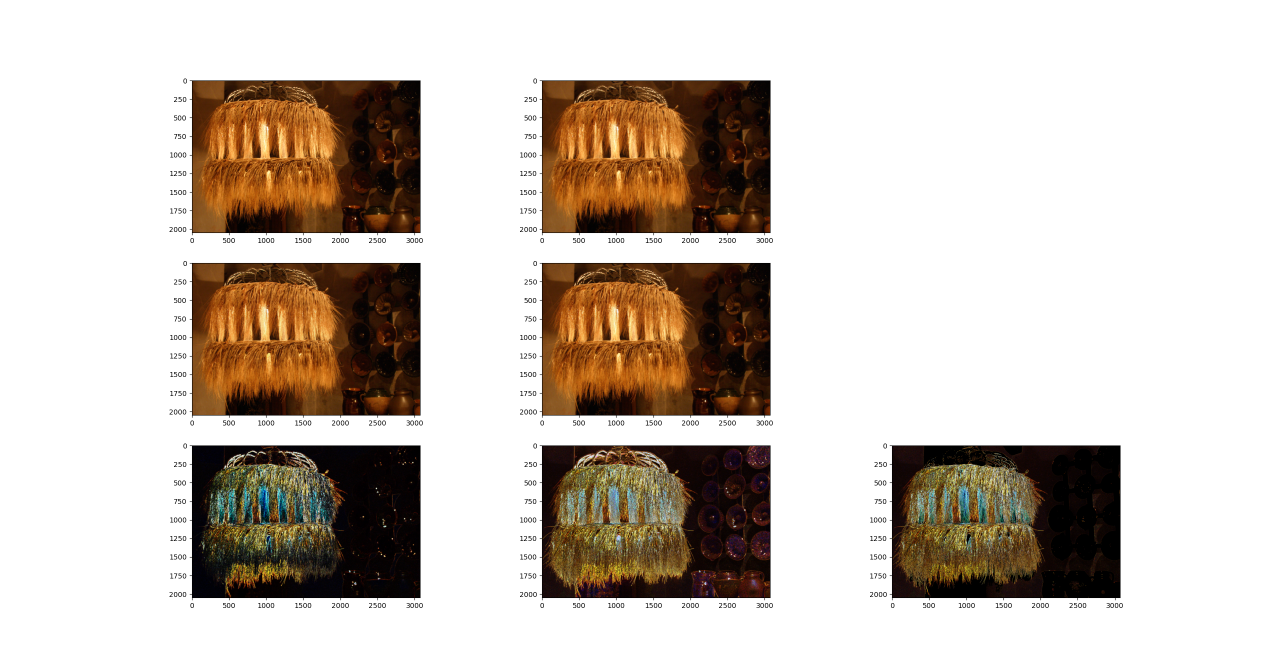
#> input picture data/bilateral_0.1_3.png, 2560 x 1343 px, given in place of storage_ambient.jpg, which was not available (shown at 1/2 size)
$ python bilateral.py
#> lines starting #> are read from the running program, lines starting #| are printed output that depends on the picture; pictures that were not available may be replaced by others from this repository, and a replacement may not be noted
#> further down, A is the input picture: shape (1343, 2560, 4); mean R, G, B, A 205.8, 196.5, 188, 255
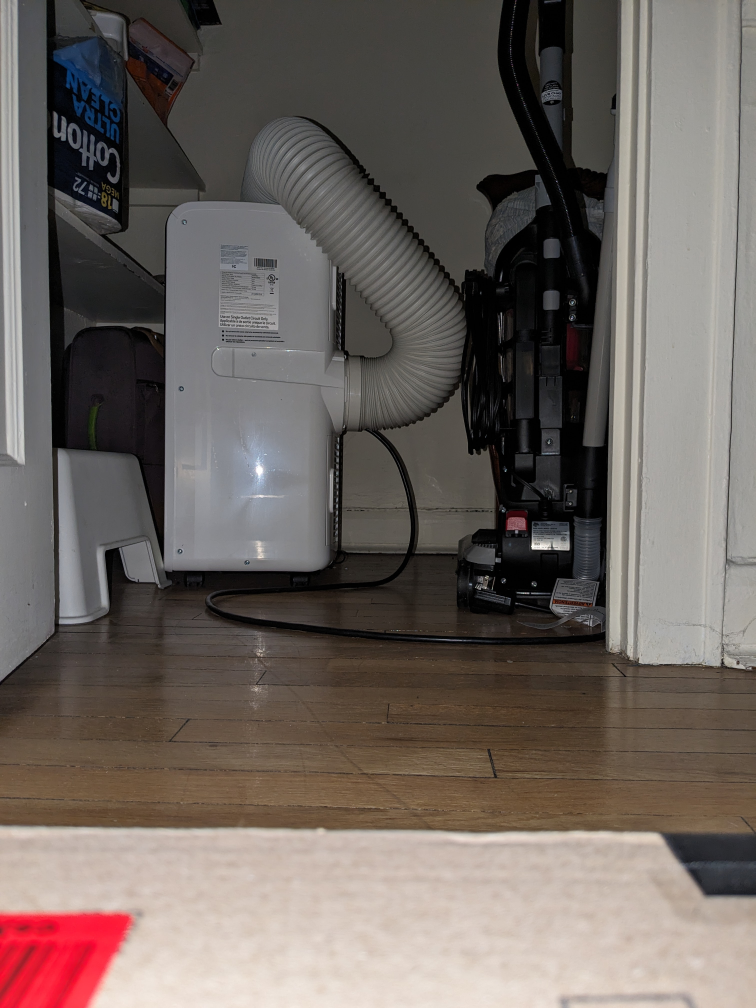
#> input picture data/storage/storage_flash.jpg, 3024 x 4032 px (shown at 1/4 size)
#> further down, F is the input picture: shape (4032, 3024, 3); mean R, G, B 109.6, 100.5, 95.5
import numpy as np
import matplotlib.pyplot as plt
import skimage
import cv2
import math


def gaussian(x, sigma) :
    return (1 / (sigma * np.sqrt(2 * np.pi))) * np.exp(-(x ** 2) / (2 * (sigma ** 2)))


def bilateral(image, sigma_r, sigma_s) :
#> called with sigma_r = 0.4, sigma_s = 12
    l = 1e-10       # lambda
    minI = np.min(image) - l
#> minI = -1e-10
    maxI = np.max(image) + l
#> maxI = 1
    numSegments = int(math.ceil((maxI - minI) / sigma_r))
#> numSegments = 3

    result = np.zeros(image.shape)
    for ch in range(image.shape[2]) :
        for j in range(numSegments + 1) :
            I = image[:, :, ch]
            i = minI + j * (maxI - minI) / numSegments
            G = gaussian(I - i, sigma_r)
            K = cv2.GaussianBlur(G, (-1, -1), sigma_s)
            H = np.multiply(G, I)
            HH = cv2.GaussianBlur(H, (-1, -1), sigma_s)
            J = np.divide(HH, K)
            w = 1.0 - np.abs(I - i) / ((maxI - minI) / numSegments)
            mask = ((w < 0) | (w > 1))
            w[mask] = 0
            result[:, :, ch] += np.multiply(J, w)
#> G: shape (1343, 2560) float32; every value is 0.997
#> HH: shape (1343, 2560) float32; every value is 0.997
#> J: shape (1343, 2560) float32; every value is 1
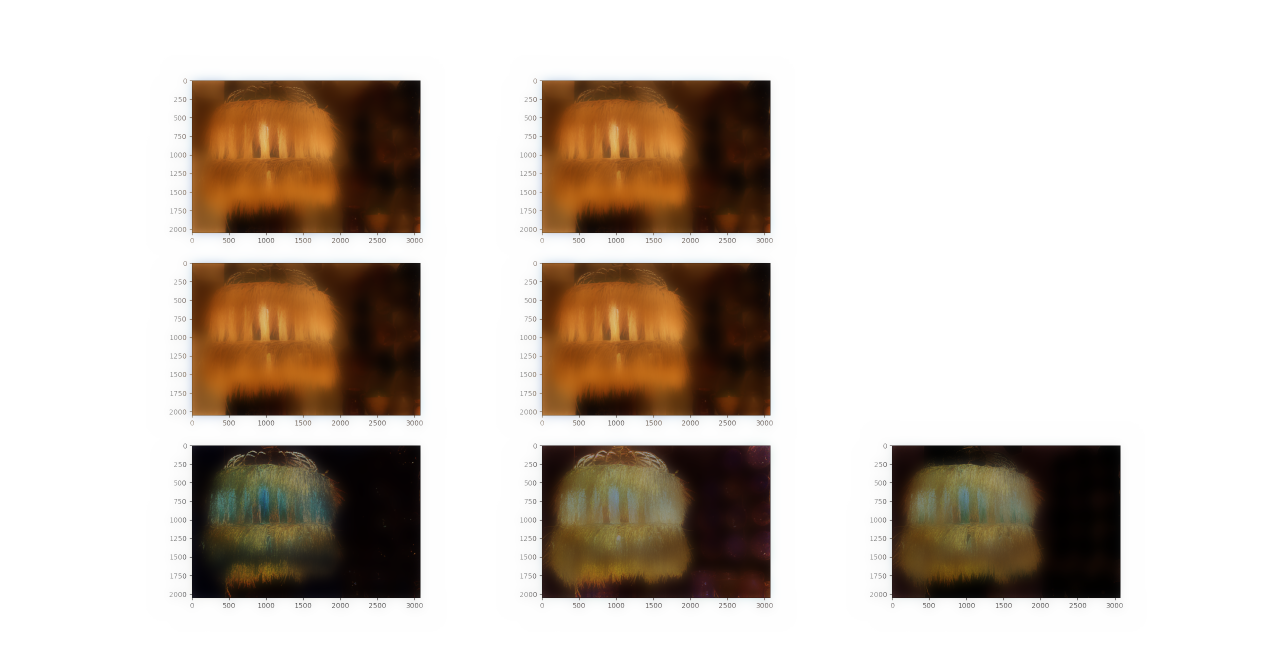
#> result: shape (1343, 2560, 4) float64 (shown at 1/2 size); mean R, G, B, A 0.808, 0.771, 0.738, 1

    return result


def jointBilateral(imageAmbient, imageFlash, sigma_r, sigma_s) :
#> called with sigma_r = 0.4, sigma_s = 12
    l = 1e-10       # lambda
    minF = np.min(imageFlash) - l
#> minF = -1e-10
    maxF = np.max(imageFlash) + l
#> maxF = 1
    numSegments = int(math.ceil((maxF - minF) / sigma_r))
#> numSegments = 3

    result = np.zeros(imageAmbient.shape)
    for ch in range(imageAmbient.shape[2]) :
        for j in range(numSegments + 1) :
            I = imageAmbient[:, :, ch]
            F = imageFlash[:, :, ch]
            f = minF + j * (maxF - minF) / numSegments
            G = gaussian(F - f, sigma_r)
            K = cv2.GaussianBlur(G, (-1, -1), sigma_s)
            H = np.multiply(G, I)
            HH = cv2.GaussianBlur(H, (-1, -1), sigma_s)
            J = np.divide(HH, K)
            w = 1.0 - np.abs(F - f) / ((maxF - minF) / numSegments)
            mask = ((w < 0) | (w > 1))
            w[mask] = 0
            result[:, :, ch] += np.multiply(J, w)
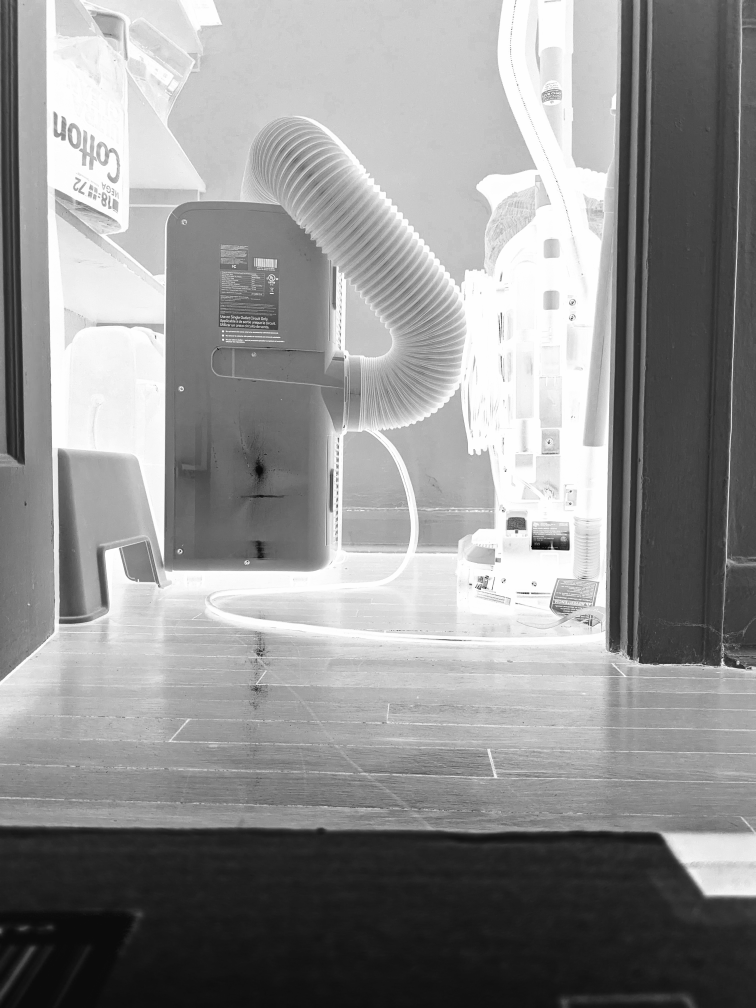
#> G: shape (4032, 3024) float32 (shown at 1/4 size); min 0.0438, max 0.997, mean 0.571
#> result: shape (1343, 2560, 4) float64; every value is 0

    return result


def detailTransfer(imageNR, imageFlash, sigma_r, sigma_s) :
    epsilon = 1e-10
    F = imageFlash
    F_base = bilateral(F, sigma_r, sigma_s)
    result = imageNR * ((F + epsilon) / (F_base + epsilon))
    return result


def linearize(image) :
    mask = (image <= 0.0404482)
    result = np.array(image)
    result[mask] = result[mask] / 12.92
    mask = np.logical_not(mask)
    result[mask] = ((result[mask] + 0.055) / 1.055) ** 2.4
    return result


def createMask(imageAmbient, imageFlash, ISOAmbient, ISOFlash) :
    tau = 4 / 256
    print(tau)
    A = linearize(imageAmbient)
    F = linearize(imageFlash)
    A = A * ISOFlash / ISOAmbient

    L_A = (0.2126 * A[:, :, 0] + 0.7152 * A[:, :, 1] + 0.0722 * A[:, :, 2])
    L_F = (0.2126 * F[:, :, 0] + 0.7152 * F[:, :, 1] + 0.0722 * F[:, :, 2])
    M = ((L_F - L_A) <= tau)
    return M


def applyMask(base, detail, mask) :
    mask = np.stack((mask, mask, mask), axis=-1)
    result = mask * base + (1 - mask) * detail
    return result


filename1 = '../data/storage/storage_ambient.jpg'
filename2 = '../data/storage/storage_flash.jpg'
A = skimage.io.imread(filename1)
A = np.divide(A, 255.0, dtype=np.float32)
F = skimage.io.imread(filename2)
F = np.divide(F, 255.0, dtype=np.float32)
sigma_r, sigma_s = 0.4, 12
A_base = bilateral(A, sigma_r, sigma_s)
#> (the run stopped early here; a loop or call above may not have finished)
